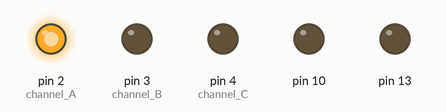
Recording of a sketch running on a simulated Arduino Uno, built with avr-gcc and run on an emulated ATmega328P. Shown: output pins drawn as LEDs (lit = HIGH).

Above: at 0.05 s.
At 0.65 s:
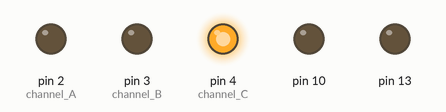
At 1.35 s:
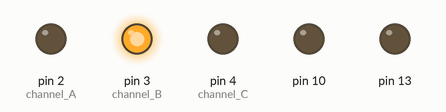
At 2.75 s:
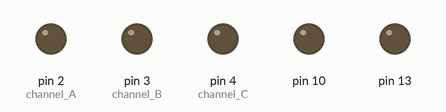
Timing chart, 0 to 3.0 s (numbered marks = the images above):
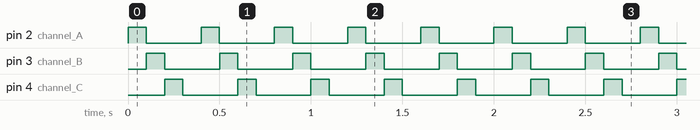

The sketch:

elwire.ino
```cpp
int duration = 100;

void setup()
{
  // The EL channels are on pins 2 through 9
  // Initialize the pins as outputs
  pinMode( 2, OUTPUT );  // channel A
  pinMode( 3, OUTPUT );  // channel B
  pinMode( 4, OUTPUT );  // channel C

  // We also have two status LEDs
  // Pin 10 on the Escudo
  // Pin 13 on the Arduino
  pinMode( 10, OUTPUT );
  pinMode( 13, OUTPUT );
}

void loop()
{
  // Light the first wire for a second
  digitalWrite( 2, HIGH );
  delay( duration );

  // Turn off the first wire
  // Light the second wire for a second
  digitalWrite( 2, LOW );
  digitalWrite( 3, HIGH );
  delay( duration );

  // Turn off the second wire
  // Light the third wire for a second
  digitalWrite( 3, LOW );
  digitalWrite( 4, HIGH );
  delay( duration );

  // Turn off the third wire for a second
  digitalWrite( 4, LOW );
  delay( duration );
}
```

Measured:
- by itself, pin 2 (channel_A), pin 3 (channel_B), pin 4 (channel_C): alternates HIGH for 0.10 s and LOW for 0.30 s
